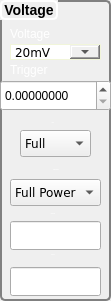
     <widget class="QGroupBox" name="groupBox">
      <property name="geometry">
       <rect>
        <x>670</x>
        <y>150</y>
        <width>111</width>
        <height>301</height>
       </rect>
      </property>
      <property name="styleSheet">
       <string notr="true">QGroupBox {
   background-color: qlineargradient(x1: 0, y1: 0, x2: 0, y2: 1,
                                       stop: 0 #4a79b5, stop: 1 #0f0f0f);
/*                                       stop: 0 #3a5976, stop: 1 #000000);*/
     border: 2px solid gray;
     border-radius: 5px;
     margin-top: 1ex; /* leave space at the top for the title */
	 font:bold 14px;	
 }

 QGroupBox::title {
	border:2px solid white;
	border-radius:5px;
     subcontrol-origin: margin;
     subcontrol-position: top left; /* position at the top center */
     background-color: qlineargradient(x1: 0, y1: 0, x2: 0, y2: 1,
                                       stop: 0 #d8dff2, stop: 1 #FFFFFF);
 }
QLabel{
	color:white;
}</string>
      </property>
      <property name="title">
       <string>Voltage</string>
      </property>
      <widget class="QLabel" name="label_18">
       <property name="geometry">
        <rect>
         <x>10</x>
         <y>60</y>
         <width>81</width>
         <height>20</height>
        </rect>
       </property>
       <property name="text">
        <string>Trigger</string>
       </property>
      </widget>
      <widget class="QDoubleSpinBox" name="dblVerticalTrigger">
       <property name="geometry">
        <rect>
         <x>0</x>
         <y>80</y>
         <width>111</width>
         <height>31</height>
        </rect>
       </property>
       <property name="decimals">
        <number>8</number>
       </property>
      </widget>
      <widget class="QLabel" name="label_20">
       <property name="geometry">
        <rect>
         <x>10</x>
         <y>24</y>
         <width>81</width>
         <height>20</height>
        </rect>
       </property>
       <property name="text">
        <string>Voltage</string>
       </property>
      </widget>
      <widget class="QComboBox" name="cmbLMHVoltage">
       <property name="geometry">
        <rect>
         <x>10</x>
         <y>44</y>
         <width>91</width>
         <height>16</height>
        </rect>
       </property>
       <property name="font">
        <font>
         <family>DejaVu Sans</family>
        </font>
       </property>
       <property name="styleSheet">
        <string notr="true">QComboBox{
show-decoration-selected: 1; 
border:1px solid #F1F5DA;
border-radius: 10px;
color:black;
}
QComboBox::drop-down {
     width:30px;
	color:black;
 }

QComboBox::::item:selected {
     border: 1px solid #6a6ea9;
 }

</string>
       </property>
       <item>
        <property name="text">
         <string>20mV</string>
        </property>
       </item>
       <item>
        <property name="text">
         <string>50mV</string>
        </property>
       </item>
       <item>
        <property name="text">
         <string>100mV</string>
        </property>
       </item>
       <item>
        <property name="text">
         <string>200mV</string>
        </property>
       </item>
       <item>
        <property name="text">
         <string>500mV</string>
        </property>
       </item>
       <item>
        <property name="text">
         <string>1</string>
        </property>
       </item>
       <item>
        <property name="text">
         <string>2</string>
        </property>
       </item>
       <item>
        <property name="text">
         <string>5</string>
        </property>
       </item>
       <item>
        <property name="text">
         <string>10</string>
        </property>
       </item>
      </widget>
      <widget class="QLineEdit" name="leGainDB">
       <property name="geometry">
        <rect>
         <x>10</x>
         <y>221</y>
         <width>91</width>
         <height>29</height>
        </rect>
       </property>
       <property name="font">
        <font>
         <pointsize>-1</pointsize>
         <weight>75</weight>
         <italic>false</italic>
         <bold>true</bold>
        </font>
       </property>
       <property name="text">
        <string/>
       </property>
      </widget>
      <widget class="QLabel" name="label_22">
       <property name="geometry">
        <rect>
         <x>8</x>
         <y>198</y>
         <width>90</width>
         <height>31</height>
        </rect>
       </property>
       <property name="sizePolicy">
        <sizepolicy hsizetype="Fixed" vsizetype="Fixed">
         <horstretch>0</horstretch>
         <verstretch>0</verstretch>
        </sizepolicy>
       </property>
       <property name="font">
        <font>
         <pointsize>-1</pointsize>
         <weight>75</weight>
         <italic>false</italic>
         <bold>true</bold>
        </font>
       </property>
       <property name="text">
        <string>Gain(dB)</string>
       </property>
       <property name="alignment">
        <set>Qt::AlignCenter</set>
       </property>
      </widget>
      <widget class="QLabel" name="label_23">
       <property name="geometry">
        <rect>
         <x>8</x>
         <y>244</y>
         <width>90</width>
         <height>21</height>
        </rect>
       </property>
       <property name="sizePolicy">
        <sizepolicy hsizetype="Fixed" vsizetype="Fixed">
         <horstretch>0</horstretch>
         <verstretch>0</verstretch>
        </sizepolicy>
       </property>
       <property name="font">
        <font>
         <pointsize>-1</pointsize>
         <weight>75</weight>
         <italic>false</italic>
         <bold>true</bold>
        </font>
       </property>
       <property name="text">
        <string>Gain(V)</string>
       </property>
       <property name="alignment">
        <set>Qt::AlignCenter</set>
       </property>
      </widget>
      <widget class="QLineEdit" name="leTotalV">
       <property name="geometry">
        <rect>
         <x>10</x>
         <y>267</y>
         <width>91</width>
         <height>29</height>
        </rect>
       </property>
       <property name="font">
        <font>
         <pointsize>-1</pointsize>
         <weight>75</weight>
         <italic>false</italic>
         <bold>true</bold>
        </font>
       </property>
       <property name="text">
        <string/>
       </property>
      </widget>
      <widget class="QComboBox" name="LMHFilter">
       <property name="geometry">
        <rect>
         <x>20</x>
         <y>130</y>
         <width>71</width>
         <height>27</height>
        </rect>
       </property>
       <property name="font">
        <font>
         <family>DejaVu Sans</family>
        </font>
       </property>
       <item>
        <property name="text">
         <string>Full</string>
        </property>
       </item>
       <item>
        <property name="text">
         <string>20</string>
        </property>
       </item>
       <item>
        <property name="text">
         <string>100</string>
        </property>
       </item>
       <item>
        <property name="text">
         <string>200</string>
        </property>
       </item>
       <item>
        <property name="text">
         <string>350</string>
        </property>
       </item>
       <item>
        <property name="text">
         <string>650</string>
        </property>
       </item>
       <item>
        <property name="text">
         <string>750</string>
        </property>
       </item>
       <item>
        <property name="text">
         <string>X</string>
        </property>
       </item>
      </widget>
      <widget class="QLabel" name="label_24">
       <property name="geometry">
        <rect>
         <x>23</x>
         <y>114</y>
         <width>60</width>
         <height>17</height>
        </rect>
       </property>
       <property name="sizePolicy">
        <sizepolicy hsizetype="Fixed" vsizetype="Fixed">
         <horstretch>0</horstretch>
         <verstretch>0</verstretch>
        </sizepolicy>
       </property>
       <property name="font">
        <font>
         <pointsize>-1</pointsize>
         <weight>75</weight>
         <italic>false</italic>
         <bold>true</bold>
        </font>
       </property>
       <property name="text">
        <string>Filter</string>
       </property>
       <property name="alignment">
        <set>Qt::AlignCenter</set>
       </property>
      </widget>
      <widget class="QComboBox" name="LMHPowerMode">
       <property name="geometry">
        <rect>
         <x>10</x>
         <y>179</y>
         <width>91</width>
         <height>27</height>
        </rect>
       </property>
       <property name="font">
        <font>
         <family>DejaVu Sans</family>
        </font>
       </property>
       <item>
        <property name="text">
         <string>Full Power</string>
        </property>
       </item>
       <item>
        <property name="text">
         <string>Aux Hi-Z</string>
        </property>
       </item>
      </widget>
      <widget class="QLabel" name="label_25">
       <property name="geometry">
        <rect>
         <x>10</x>
         <y>154</y>
         <width>92</width>
         <height>31</height>
        </rect>
       </property>
       <property name="sizePolicy">
        <sizepolicy hsizetype="Fixed" vsizetype="Fixed">
         <horstretch>0</horstretch>
         <verstretch>0</verstretch>
        </sizepolicy>
       </property>
       <property name="font">
        <font>
         <pointsize>-1</pointsize>
         <weight>75</weight>
         <italic>false</italic>
         <bold>true</bold>
        </font>
       </property>
       <property name="text">
        <string>Powermode</string>
       </property>
       <property name="alignment">
        <set>Qt::AlignCenter</set>
       </property>
      </widget>
     </widget>
